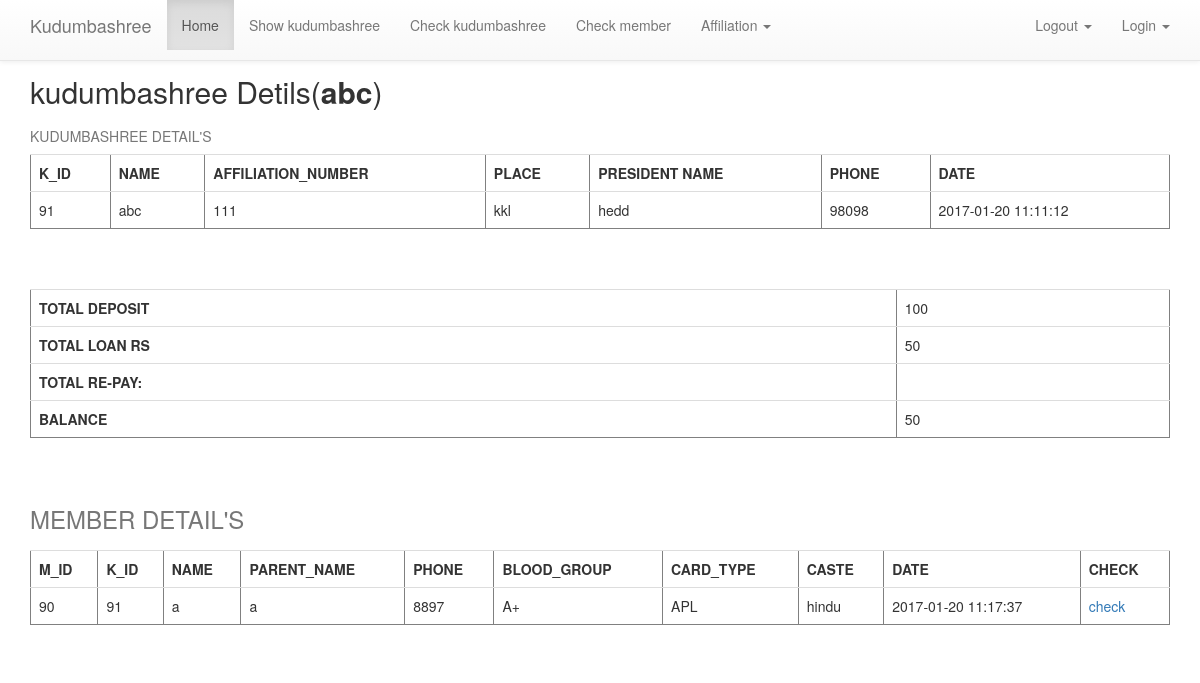
The app's page /pcheck kudumbashree new.php?id=91 (signed in) with its own data.
### tables this page shows
CREATE TABLE IF NOT EXISTS `sign_up_kudumbashree` (
  `k_id` int(200) NOT NULL AUTO_INCREMENT,
  `name` varchar(200) DEFAULT NULL,
  `affiliation_number` varchar(200) DEFAULT NULL,
  `place` varchar(200) DEFAULT NULL,
  `presi_secre_name` varchar(200) DEFAULT NULL,
  `phone` varchar(200) DEFAULT NULL,
  `date` varchar(200) DEFAULT NULL,
  PRIMARY KEY (`k_id`),
  UNIQUE KEY `k_id_3` (`k_id`,`affiliation_number`),
  UNIQUE KEY `k_id_4` (`k_id`,`affiliation_number`),
  KEY `affiliation_number` (`affiliation_number`),
  KEY `k_id` (`k_id`),
  KEY `k_id_2` (`k_id`)
);

CREATE TABLE IF NOT EXISTS `member_add` (
  `m_id` int(200) NOT NULL AUTO_INCREMENT,
  `k_id` int(200) DEFAULT NULL,
  `name` varchar(200) DEFAULT NULL,
  `parent_name` varchar(200) DEFAULT NULL,
  `dob_day` varchar(200) DEFAULT NULL,
  `dob_month` varchar(200) DEFAULT NULL,
  `dob_year` varchar(200) DEFAULT NULL,
  `phone` varchar(200) DEFAULT NULL,
  `blood_group` varchar(200) DEFAULT NULL,
  `card_type` varchar(200) DEFAULT NULL,
  `caste` varchar(200) DEFAULT NULL,
  `date` varchar(200) NOT NULL,
  PRIMARY KEY (`m_id`),
  UNIQUE KEY `m_id_2` (`m_id`,`k_id`),
  KEY `k_id` (`k_id`),
  KEY `m_id` (`m_id`)
);

### pcheck kudumbashree new.php (the view, shortened to what this page needs)
<!DOCTYPE html>
<html>
<head>
 	<?php
	include 'includes/punchayath_header.php';
	include 'includes/db_connection.php';
	$kudk_id=$_GET['id'];
	?>
</head>
<body class="pad_top">
<div class="container">
<?php
$query = "select name from sign_up_kudumbashree where k_id = $kudk_id";
$result = mysqli_query($connection,$query);
while($user = mysqli_fetch_assoc($result))
{
$kudu_name=$user['name'];
}
echo "<h2>kudumbashree Detils(<b>$kudu_name</b>)</h2>";
$query = "select * from sign_up_kudumbashree where k_id=$kudk_id";
$result = mysqli_query($connection,$query);
echo "<center>";
if($result)
{
	echo "<table class='table' border='1' cellspacing=10px>";
	echo "<caption>KUDUMBASHREE DETAIL'S</caption>";
	ECHO "<tr>";
	echo "<TH>"."K_ID"."</TH>";
	echo "<th>"."NAME"."</th>";
	echo "<th>"."AFFILIATION_NUMBER"."</th>";
	echo "<th>"."PLACE"."</th>";
	echo "<th>"."PRESIDENT NAME"."</th>";
	echo "<th>"."PHONE"."</th>";
	echo "<th>"."DATE"."</th>";
	echo "</tr>";
while($user = mysqli_fetch_assoc($result))
{
	echo "<tr>";
	echo "<td>";
	echo $user['k_id'];
	echo "</td>";
	echo "<td>";
	echo $user['name'];
	echo "</td>";
	echo "<td>";
	echo $user['affiliation_number'];
	echo "</td>";
	echo "<td>";
	echo $user['place'];
	echo "</td>";
	echo "<td>";
	echo $user['presi_secre_name'];
	echo "</td>";
	echo "<td>";
	echo $user['phone'];
	echo "</td>";echo "<td>";
	echo $user['date'];
	echo "</td>";
}}
echo "</table>";
$smquery="select sum(amount) from member_deposit where k_id=$kudk_id";
$smresult=mysqli_query($connection,$smquery);
while($smrow=mysqli_fetch_array($smresult))
	{
		$pdeposit_kudumbashree=$smrow['sum(amount)'];
	}
$smquery="select sum(amount) from loan_repay where k_id = $kudk_id";
$smresult=mysqli_query($connection,$smquery);
while($smrow=mysqli_fetch_array($smresult))
	{
		$smsum_repay=$smrow['sum(amount)'];
	}
$smquery="select sum(amount) from member_loan where k_id=$kudk_id";
$smresult=mysqli_query($connection,$smquery);
while($smrow=mysqli_fetch_array($smresult))
	{
		$smsum_loan=$smrow['sum(amount)'];
	}
$blnc=$smsum_loan-$smsum_repay;
ECHO "<table class='table' border=1 cellspacing=5 cellpadding=5><tr><th>TOTAL DEPOSIT</th><td>$pdeposit_kudumbashree</td></tr>
<tr><th>TOTAL LOAN RS</th><td>$smsum_loan</td>
</tr><tr><th>TOTAL RE-PAY:</th><td>$smsum_repay</td></tr>
<tr><TH>BALANCE</TH><td>$blnc</td></tr></table>";
$query = "select * from member_add where k_id=$kudk_id";
$result = mysqli_query($connection,$query);
if($result)
{
	echo "<table class='table' border='1'cellpadding=5px>";
	echo "<caption><h3 id='MEMBER DETAIL'>MEMBER DETAIL'S</h3></caption>";
	ECHO "<tr>";
	echo "<TH>"."M_ID"."</TH>";
	echo "<th>"."K_ID"."</th>";
	echo "<th>"."NAME"."</th>";
	echo "<th>"."PARENT_NAME"."</th>";
	echo "<th>"."PHONE"."</th>";
	echo "<th>"."BLOOD_GROUP"."</th>";
	echo "<th>"."CARD_TYPE"."</th>";
	echo "<th>"."CASTE"."</th>";
	echo "<th>"."DATE"."</th>";
	echo "<th>"."CHECK"."</th>";
	echo "</tr>";
while($user = mysqli_fetch_assoc($result))
{
	echo "<tr>";
	echo "<td>";
	echo $user['m_id'];
	echo "</td>";
	echo "<td>";
	echo $user['k_id'];
	echo "</td>";
	echo "<td>";
	echo $user['name'];
	echo "</td>";
	echo "<td>";
	echo $user['parent_name'];
	echo "</td>";
	echo "<td>";
	echo $user['phone'];
	echo "</td>";
	echo "<td>";
	echo $user['blood_group'];
	echo "</td>";
	echo "<td>";
	echo $user['card_type'];
	echo "</td>";
	echo "<td>";
	echo $user['caste'];
	echo "</td>";
	echo "<td>";
	echo $user['date'];
	echo "</td>";
	echo "<td>";
	echo "<a href='pcheck_member2.php?id=".$user['m_id']."'>check</a>";
	echo "</td>";
	echo "</tr>";
}
echo "</table>";
}
?>
</div>
</body>
</html>

### css/styles.css (style rules this page uses)
.pad_top { padding-top: 35px; }
.container { padding-bottom: 10px; }

### records on screen
sign_up_kudumbashree: name "abc", k_id "91", affiliation_number "111", place "kkl", presi_secre_name "hedd", phone "98098", date "2017-01-20 11:11:12"
member_add: m_id "90", k "91", name "a", parent_name "a", phone "8897", blood_group "A+", card_type "APL", caste "hindu", date "2017-01-20 11:17:37"

### other values on screen
$pdeposit_kudumbashree "100"
$smsum_loan "50"
$blnc "50"
